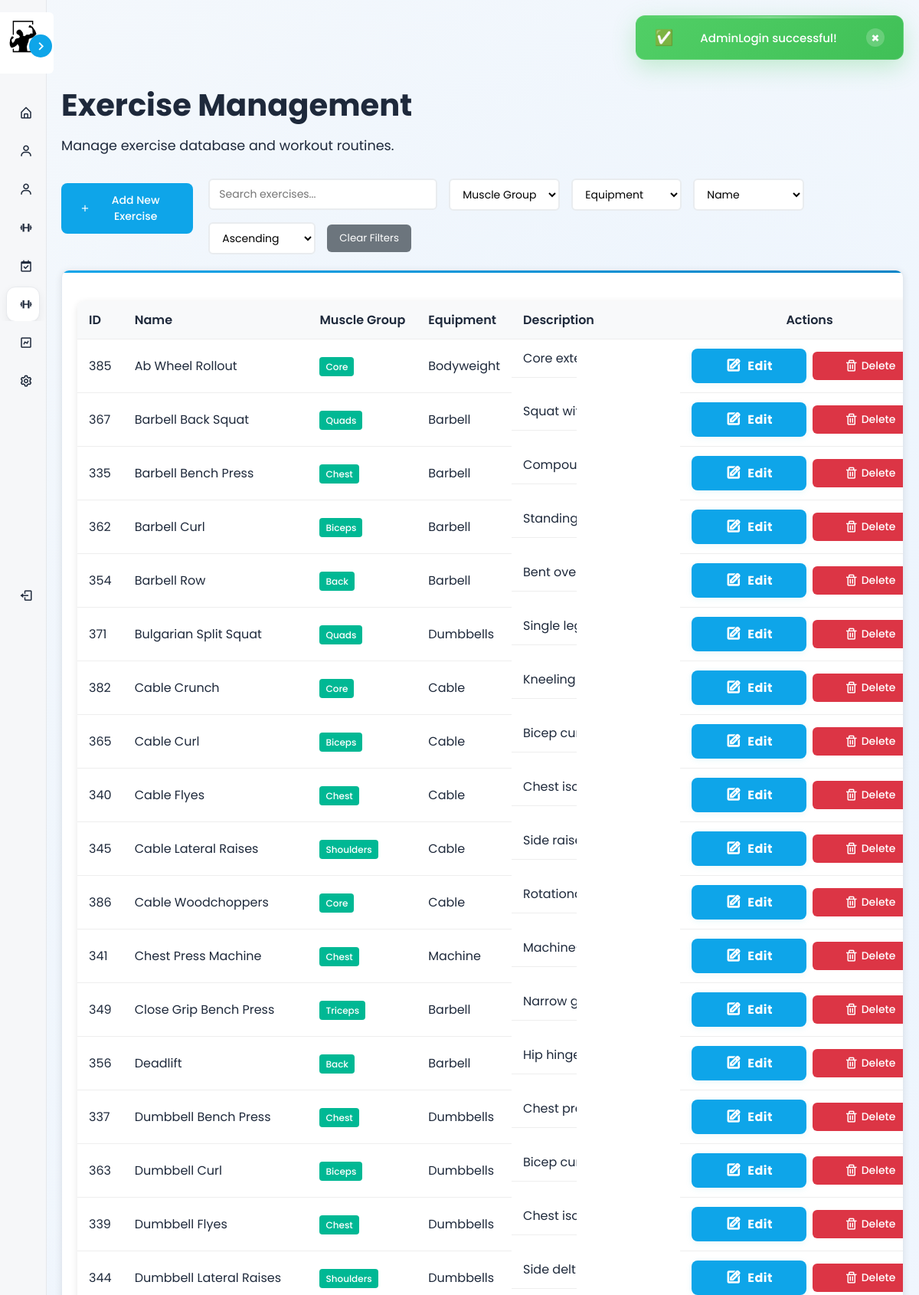
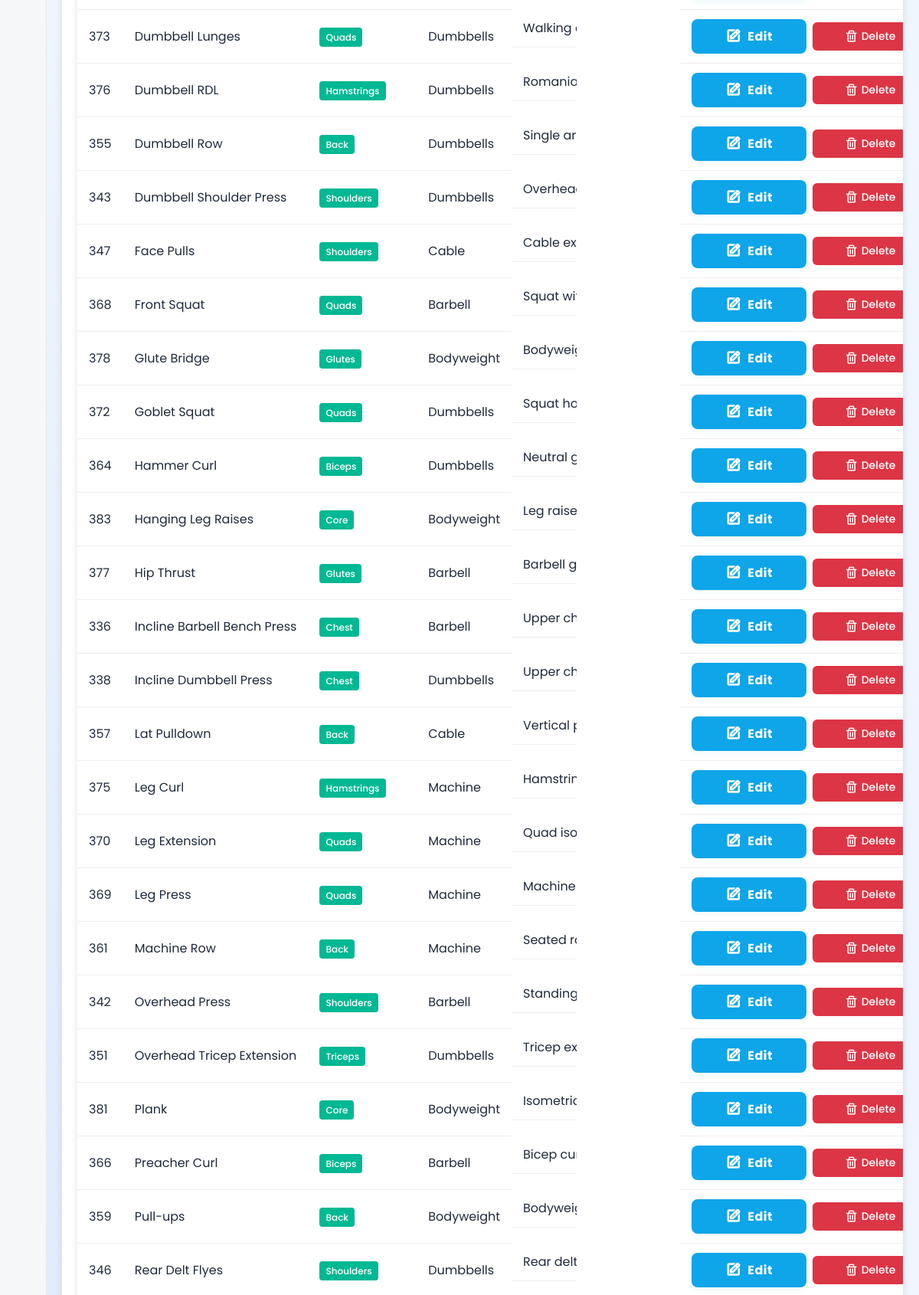
Screenshot of /views/admin/exercises.php (signed in, upper part) with the database file from the repository (2 pictures, top to bottom).
### tables this page shows
CREATE TABLE `exercises` (
  `exercise_id` int(11) NOT NULL,
  `name` varchar(100) NOT NULL,
  `description` text DEFAULT NULL,
  `muscle_group` varchar(50) DEFAULT NULL,
  `equipment` varchar(50) DEFAULT NULL
);

### controllers/AdminController.php (called while the page is built, shortened)
<?php
require_once __DIR__ . '/../config/database.php';
require_once __DIR__ . '/../models/Member.php';
require_once __DIR__ . '/../models/Trainer.php';
class AdminController {
    private $db;
    public function __construct() {
        $database = new Database();
        $this->db = $database->getConnection();
    }
    public function getAllExercises($filter_muscle_group = null, $filter_equipment = null, $search_term = null, $sort_by = 'name', $sort_order = 'ASC') {
        try {
            $where_clauses = [];
            $params = [];
            $where_sql = !empty($where_clauses) ? "WHERE " . implode(" AND ", $where_clauses) : "";
            $valid_sort_columns = ['exercise_id', 'name', 'muscle_group', 'equipment'];
            $sort_order = strtoupper($sort_order) === 'ASC' ? 'ASC' : 'DESC';
            $sql = "SELECT * FROM exercises $where_sql ORDER BY $sort_by $sort_order";
            $stmt = $this->db->prepare($sql);
            $stmt->execute();
            return $stmt->fetchAll(PDO::FETCH_ASSOC);
        } catch (PDOException $e) {
            error_log("Get all exercises error: " . $e->getMessage());
            return [];
        }
    }
}
?>

### config/database.php (called while the page is built, shortened)
<?php
class Database {
    private $host = "localhost";
    private $db_name = "gymmanagement";
    private $username = "root";
    private $password = "";
    public function getConnection() {
        $this->conn = null;
        try {
            $this->conn = new PDO("mysql:host=" . $this->host . ";dbname=" . $this->db_name,
                                   $this->username, $this->password);
            $this->conn->exec("set names utf8");
        } catch(PDOException $exception) {
            echo "Connection error: " . $exception->getMessage();
        }
        return $this->conn;
    }
}
?>

### models/Member.php (called while the page is built, shortened)
<?php
require_once __DIR__ . '/../config/database.php';
class Member {
    public function __construct() {
        $database = new Database();
    }
}

### models/Trainer.php (called while the page is built, shortened)
<?php
require_once __DIR__ . '/../config/database.php';
class Trainer {
    public function __construct() {
        $database = new Database();
    }
}
?>

### views/admin/exercises.php (the view, shortened to what this page needs)
<?php
require_once '../../controllers/AdminController.php';
$adminController = new AdminController();
$filter_muscle_group = $_GET['filter_muscle_group'] ?? null;
$filter_equipment = $_GET['filter_equipment'] ?? null;
$search_term = $_GET['search'] ?? null;
$sort_by = $_GET['sort_by'] ?? 'name';
$sort_order = $_GET['sort_order'] ?? 'ASC';
$exercises = $adminController->getAllExercises($filter_muscle_group, $filter_equipment, $search_term, $sort_by, $sort_order);
?>
<!DOCTYPE html>
<html lang="en">
<head>
    <link rel="stylesheet" href="../../assets/css/member_styles.css">
    <link rel="stylesheet" href="../../assets/css/modal_styles.css">
    <link rel="stylesheet" href="../../assets/css/admin_users_styles.css">
    <link href='https://unpkg.com/boxicons@2.1.4/css/boxicons.min.css' rel='stylesheet'>
</head>
<body>
    <?php include '../utilities/alert.php'; ?>
    <?php include '../components/dynamic_sidebar.php'; ?>
    <div class="main-content">
        <div class="content-wrapper">
            <div class="dashboard-header">
                <h1>Exercise Management</h1>
                <p>Manage exercise database and workout routines.</p>
            </div>
            <div class="header-actions" style="display: flex; flex-direction: row; align-items: center; margin-bottom: 20px; gap: 20px; justify-content: space-around;">
                <button class="add-user-btn" onclick="openAddExerciseModal()">
                    <i class='bx bx-plus'></i> Add New Exercise
                </button>
                <div class="filters-section" style="display: flex; flex-direction: column; gap: 10px; align-items: flex-start;">
                    <div class="filters-row" style="display: flex; gap: 15px; align-items: center; flex-wrap: wrap;">
                        <input type="text" id="search" placeholder="Search exercises..." value="<?php echo htmlspecialchars($search_term); ?>" onchange="applyFilters()" style="padding: 8px 12px; border: 2px solid #e9ecef; border-radius: 6px; font-size: 14px; background: #fff; min-width: 200px;">
                        <select id="filter_muscle_group" onchange="applyFilters()" style="padding: 8px 12px; border: 2px solid #e9ecef; border-radius: 6px; font-size: 14px; background: #fff; min-width: 140px;">
                            <option value="" disabled <?php echo (empty($filter_muscle_group)) ? 'selected' : ''; ?>>Muscle Group</option>
                        </select>
                        <select id="filter_equipment" onchange="applyFilters()" style="padding: 8px 12px; border: 2px solid #e9ecef; border-radius: 6px; font-size: 14px; background: #fff; min-width: 140px;">
                            <option value="" disabled <?php echo (empty($filter_equipment)) ? 'selected' : ''; ?>>Equipment</option>
                        </select>
                        <select id="sort_by" onchange="applyFilters()" style="padding: 8px 12px; border: 2px solid #e9ecef; border-radius: 6px; font-size: 14px; background: #fff; min-width: 140px;">
                            <option value="name" <?php echo ($sort_by === 'name') ? 'selected' : ''; ?>>Name</option>
                        </select>
                        <select id="sort_order" onchange="applyFilters()" style="padding: 8px 12px; border: 2px solid #e9ecef; border-radius: 6px; font-size: 14px; background: #fff; min-width: 140px;">
                            <option value="ASC" <?php echo ($sort_order === 'ASC') ? 'selected' : ''; ?>>Ascending</option>
                        </select>
                        <button onclick="clearFilters()" style="padding: 8px 16px; background: #6c757d; color: white; border: none; border-radius: 6px; cursor: pointer;">Clear Filters</button>
                    </div>
                </div>
            </div>
            <div class="card">
                <table class="users-table">
                    <thead>
                        <tr>
                            <th>ID</th>
                            <th>Name</th>
                            <th>Muscle Group</th>
                            <th>Equipment</th>
                            <th>Description</th>
                            <th>Actions</th>
                        </tr>
                    </thead>
                    <tbody>
                        <?php foreach ($exercises as $exercise): ?>
                        <tr>
                            <td><?php echo htmlspecialchars($exercise['exercise_id']); ?></td>
                            <td><?php echo htmlspecialchars($exercise['name']); ?></td>
                            <td>
                                <span class="role-badge role-member">
                                    <?php echo htmlspecialchars($exercise['muscle_group'] ?? 'N/A'); ?>
                                </span>
                            </td>
                            <td><?php echo htmlspecialchars($exercise['equipment'] ?? 'N/A'); ?></td>
                            <td class="desc-cell"><?php echo htmlspecialchars(substr($exercise['description'] ?? '', 0, 50)) . (strlen($exercise['description'] ?? '') > 50 ? '...' : ''); ?></td>
                            <td>
                                <div class="action-buttons">
                                    <button class="action-btn btn-edit" onclick="openEditExerciseModal(<?php echo $exercise['exercise_id']; ?>, '<?php echo htmlspecialchars($exercise['name']); ?>', '<?php echo htmlspecialchars($exercise['description'] ?? ''); ?>', '<?php echo htmlspecialchars($exercise['muscle_group'] ?? ''); ?>', '<?php echo htmlspecialchars($exercise['equipment'] ?? ''); ?>')" title="Edit Exercise">
                                        <i class='bx bx-edit'></i> Edit
                                    </button>
                                    <button class="action-btn btn-delete" onclick="openDeleteExerciseModal(<?php echo $exercise['exercise_id']; ?>, '<?php echo htmlspecialchars($exercise['name']); ?>')" title="Delete Exercise">
                                        <i class='bx bx-trash'></i> Delete
                                    </button>
                                </div>
                            </td>
                        </tr>
                        <?php endforeach; ?>
                    </tbody>
                </table>
            </div>
        </div>
    </div>
</body>
</html>

### assets/css/member_styles.css (style rules this page uses)
* { font-family: "Poppins", sans-serif; }
:root { --primary-color: #0ea5e9; --primary-dark: #0284c7; --primary-light: #38bdf8; --secondary-color: #64748b; --accent-color: #ef4444; --success-color: #10b981; --warning-color: #f59e0b; --body-color: #f8fafc; --sidebar-color: #ffffff; --card-background: #ffffff; --text-color: #1e293b; --text-muted: #64748b; --text-light: #94a3b8; --border-color: #e2e8f0; --border-light: #f1f5f9; --background-gradient: linear-gradient(135deg, #fefefe 0%, #f0f9ff 100%); --card-shadow: 0 10px 40px rgba(0,0,0,0.04); --card-shadow-hover: 0 20px 60px rgba(0,0,0,0.08); --border-radius: 12px; --border-radius-lg: 20px; --font-family: 'Poppins', sans-serif; --tran-02: all 0.2s ease; --tran-03: all 0.3s ease; --tran-04: all 0.4s ease; --tran-05: all 0.5s ease; }
body { height: 100vh; background: var(--background-gradient); margin: 0; padding: 0; color: var(--text-color); }
.card { background: var(--card-background); border-radius: var(--border-radius); box-shadow: var(--card-shadow); border: 1px solid var(--border-color); padding: 1.5rem; transition: var(--tran-03); position: relative; overflow: hidden; }
.card::before { content: ''; position: absolute; top: 0; left: 0; right: 0; height: 3px; background: linear-gradient(90deg, var(--primary-color) 0%, var(--primary-dark) 100%); }
.main-content { margin-left: 250px; padding: 20px; transition: var(--tran-03); min-height: 100vh; }
.sidebar.close ~ .main-content { margin-left: 60px; }
.content-wrapper { max-width: 1200px; margin: 0 auto; }
.card { background: var(--sidebar-color); padding: 20px; border-radius: 10px; box-shadow: 0 2px 10px rgba(0, 0, 0, 0.1); transition: var(--tran-03); }
.main-content { margin-top: 60px; }
.dashboard-header { margin-bottom: 30px; }
.dashboard-header h1 { color: var(--accent); margin-bottom: 10px; font-size: 2.5rem; }
.dashboard-header p { color: var(--text-color); font-size: 1.1rem; margin: 0; }
.action-btn { display: flex; align-items: center; gap: 10px; padding: 15px 20px; background: var(--primary-color); color: var(--sidebar-color); text-decoration: none; border-radius: 10px; font-weight: 500; transition: var(--tran-03); flex: 1; min-width: 150px; justify-content: center; }
.action-btn i { font-size: 18px; }
.btn-edit { background: #6c757d; color: white; border: none; padding: 5px 12px; border-radius: 4px; font-size: 0.8rem; cursor: pointer; transition: var(--tran-03); }
:root { --sidebar-bg: #f6f7f9; --sidebar-card: #ffffff; --sidebar-hover: #eef0f3; --muted: #9aa0a6; }

### views/admin/exercises.php (style rules this page uses)
.desc-cell { max-width: 190px; overflow: hidden; text-overflow:ellipsis; display: -webkit-box; -webkit-line-clamp: 2; -webkit-box-orient: vertical; white-space: normal; word-break: break-word; }

### rows the page displays
exercises: exercise_id "385", name "Ab Wheel Rollout", muscle_group "Core", equipment "Bodyweight", description "Core…"
exercises: exercise_id "367", name "Barbell Back Squat", muscle_group "Quads", equipment "Barbell", description "Squa…"
exercises: exercise_id "335", name "Barbell Bench Press", muscle_group "Chest", equipment "Barbell", description "Com…"
exercises: exercise_id "362", name "Barbell Curl", muscle_group "Biceps", equipment "Barbell", description "Stan…"
exercises: exercise_id "354", name "Barbell Row", muscle_group "Back", equipment "Barbell", description "Bent…"
exercises: exercise_id "371", name "Bulgarian Split Squat", muscle_group "Quads", equipment "Dumbbells", description "Singl…"
exercises: exercise_id "382", name "Cable Crunch", muscle_group "Core", equipment "Cable", description "Kneel…"
exercises: exercise_id "365", name "Cable Curl", muscle_group "Biceps", equipment "Cable", description "Bicep…"
exercises: exercise_id "340", name "Cable Flyes", muscle_group "Chest", equipment "Cable", description "Ches…"
exercises: exercise_id "345", name "Cable Lateral Raises", muscle_group "Shoulders", equipment "Cable", description "Side r…"
exercises: exercise_id "386", name "Cable Woodchoppers", muscle_group "Core", equipment "Cable", description "Rotat…"
exercises: exercise_id "341", name "Chest Press Machine", muscle_group "Chest", equipment "Machine", description "Mach…"
exercises: exercise_id "349", name "Close Grip Bench Press", muscle_group "Triceps", equipment "Barbell", description "Narro…"
exercises: exercise_id "356", name "Deadlift", muscle_group "Back", equipment "Barbell", description "Hip hi…"
exercises: exercise_id "337", name "Dumbbell Bench Press", muscle_group "Chest", equipment "Dumbbells", description "Ches…"
exercises: exercise_id "363", name "Dumbbell Curl", muscle_group "Biceps", equipment "Dumbbells", description "Bicep…"
exercises: exercise_id "339", name "Dumbbell Flyes", muscle_group "Chest", equipment "Dumbbells", description "Ches…"
exercises: exercise_id "344", name "Dumbbell Lateral Raises", muscle_group "Shoulders", equipment "Dumbbells", description "Side…"
exercises: exercise_id "373", name "Dumbbell Lunges", muscle_group "Quads", equipment "Dumbbells", description "Walki…"
exercises: exercise_id "376", name "Dumbbell RDL", muscle_group "Hamstrings", equipment "Dumbbells", description "Rom…"
exercises: exercise_id "355", name "Dumbbell Row", muscle_group "Back", equipment "Dumbbells", description "Singl…"
exercises: exercise_id "343", name "Dumbbell Shoulder Press", muscle_group "Shoulders", equipment "Dumbbells", description "Over…"
exercises: exercise_id "347", name "Face Pulls", muscle_group "Shoulders", equipment "Cable", description "Cabl…"
exercises: exercise_id "368", name "Front Squat", muscle_group "Quads", equipment "Barbell", description "Squa…"
exercises: exercise_id "378", name "Glute Bridge", muscle_group "Glutes", equipment "Bodyweight", description "Body…"
exercises: exercise_id "372", name "Goblet Squat", muscle_group "Quads", equipment "Dumbbells", description "Squa…"
exercises: exercise_id "364", name "Hammer Curl", muscle_group "Biceps", equipment "Dumbbells", description "Neutr…"
exercises: exercise_id "383", name "Hanging Leg Raises", muscle_group "Core", equipment "Bodyweight", description "Leg r…"
exercises: exercise_id "377", name "Hip Thrust", muscle_group "Glutes", equipment "Barbell", description "Barb…"
exercises: exercise_id "336", name "Incline Barbell Bench Press", muscle_group "Chest", equipment "Barbell", description "Uppe…"
exercises: exercise_id "338", name "Incline Dumbbell Press", muscle_group "Chest", equipment "Dumbbells", description "Uppe…"
exercises: exercise_id "357", name "Lat Pulldown", muscle_group "Back", equipment "Cable", description "Verti…"
exercises: exercise_id "375", name "Leg Curl", muscle_group "Hamstrings", equipment "Machine", description "Ham…"
exercises: exercise_id "370", name "Leg Extension", muscle_group "Quads", equipment "Machine", description "Quad…"
exercises: exercise_id "369", name "Leg Press", muscle_group "Quads", equipment "Machine", description "Mach…"
exercises: exercise_id "361", name "Machine Row", muscle_group "Back", equipment "Machine", description "Seat…"
exercises: exercise_id "342", name "Overhead Press", muscle_group "Shoulders", equipment "Barbell", description "Stan…"
exercises: exercise_id "351", name "Overhead Tricep Extension", muscle_group "Triceps", equipment "Dumbbells", description "Trice…"
exercises: exercise_id "381", name "Plank", muscle_group "Core", equipment "Bodyweight", description "Isom…"
exercises: exercise_id "366", name "Preacher Curl", muscle_group "Biceps", equipment "Barbell", description "Bicep…"
exercises: exercise_id "359", name "Pull-ups", muscle_group "Back", equipment "Bodyweight", description "Body…"
exercises: exercise_id "346", name "Rear Delt Flyes", muscle_group "Shoulders", equipment "Dumbbells", description "Rear…"

### other values shown
$successMessage "AdminLogin successful!"
